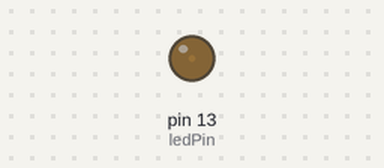
Bench run of a sketch on a simulated Arduino Uno, built with avr-gcc and run on an emulated ATmega328P. Parts: output pins drawn as LEDs (lit = HIGH).

Above: at 0.05 s.
At 0.5 s:
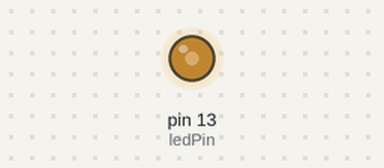
At 0.75 s:
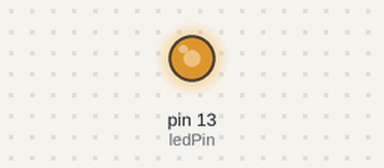
At 1.0 s:
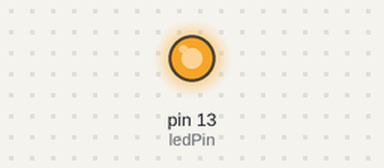
Timing chart, 0 to 3.0 s (numbered marks = the images above):
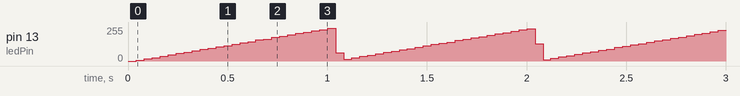

The sketch:

Fading_LED.ino
```cpp
int ledPin = 13, period = 0;

void setup() {
  // put your setup code here, to run once:
  pinMode(ledPin, OUTPUT);

}

void loop() {
  // put your main code here, to run repeatedly:
  digitalWrite(ledPin, HIGH);
  delayMicroseconds(period);
  digitalWrite(ledPin, LOW);
  delayMicroseconds(1000-period);
  if (period > 999) period = 0;
  else period += 1;

}
```
